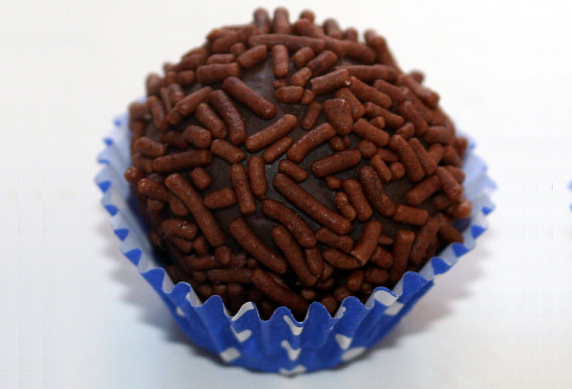
%> input picture Alimentos/Brigadeiro/B10.jpg, 572 x 389 px, given in place of A1.jpg, which was not available
$ octave hsv_comatrix_kmeans.m   (GNU Octave 9; MATLAB toolbox functions it lacks are replaced by stand-ins)
%> lines starting %> are read from the running program, lines starting %| are printed output that depends on the picture; pictures that were not available may be replaced by others from this repository, and a replacement may not be noted
clear; clc;
alimentos = ['A', 'F', 'B', 'M', 'P'];
qtd_img = [ 18, 15, 17, 14, 13];
img_size = 512;

for q = 1:5
    for n = 1:qtd_img(q)
        rgb = imread(strcat('Alimentos\', alimentos(q), '\', alimentos(q), num2str(n), '.jpg'));
%> rgb is the input picture: size 389x572x3 uint8; mean R, G, B 157.3, 147.2, 150.2
        rgb  = imresize(rgb, [img_size,img_size]);
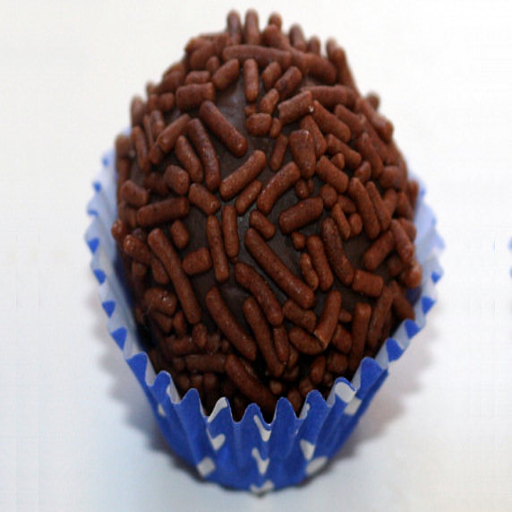
%> rgb: size 512x512x3 uint8; mean R, G, B 157.3, 147.2, 150.2

        hsv = rgb2hsv(rgb);
%> hsv: size 512x512x3 double; mean H, S, V 0.306, 0.302, 0.653
        h = hsv(:,:,1);
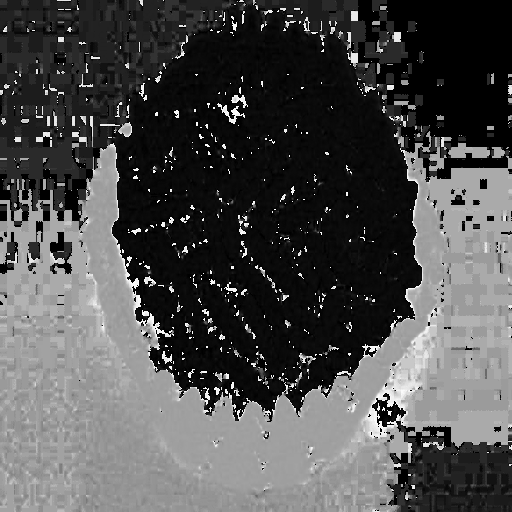
%> h: size 512x512 double; min 0, max 0.997, mean 0.306
        s = hsv(:,:,2);
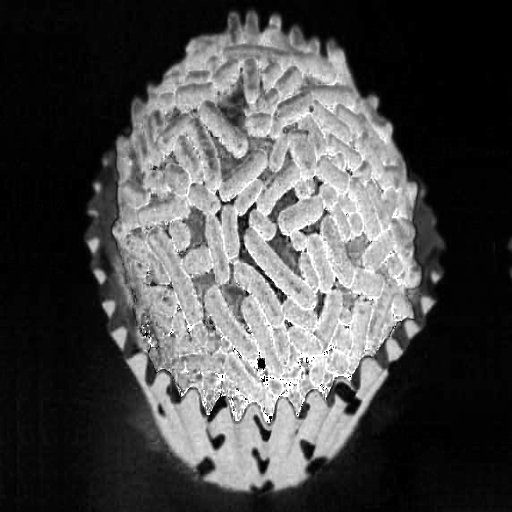
%> s: size 512x512 double; min 0, max 1, mean 0.302
        v = hsv(:,:,3);
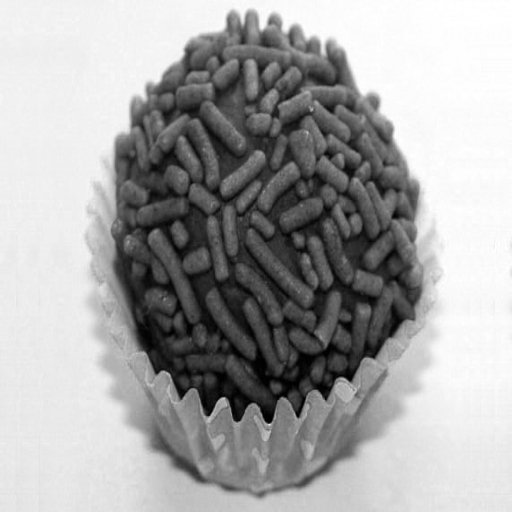
%> v: size 512x512 double; min 0, max 1, mean 0.653

        [GLCM,SI]= graycomatrix(h,'NumLevels',6);
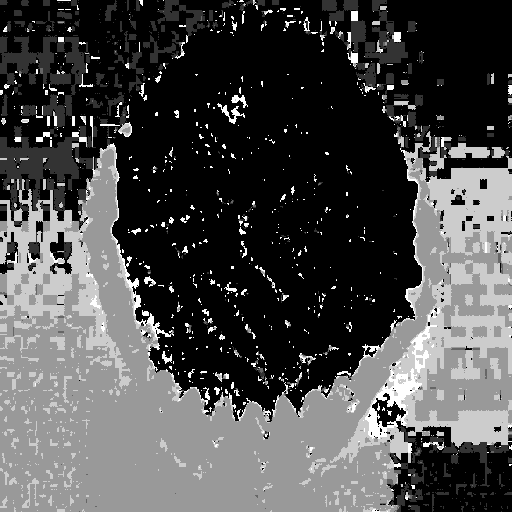
%> SI: size 512x512 double; min 1, max 6, mean 2.49; drawn with min black and max white
%> GLCM = [129503 2766 127 156 942 2382; 2780 13667 102 51 291 97; 120 126 374 174 62 24; 137 52 219 65065 3279 53; 1030 219 41 3179 25603 802; 2357 108 21 80 775 4868]
        SI = SI * 16;
        h = SI;
        nimg = [512, 512];
        for i=1:512
            for j=1:512
                nummaxi = mod(i+2,512)+1;
                nummaxj = mod(j+2,512)+1;
                nimg(i,j) = cont(h(i:nummaxi,j:nummaxj));
            end
        end
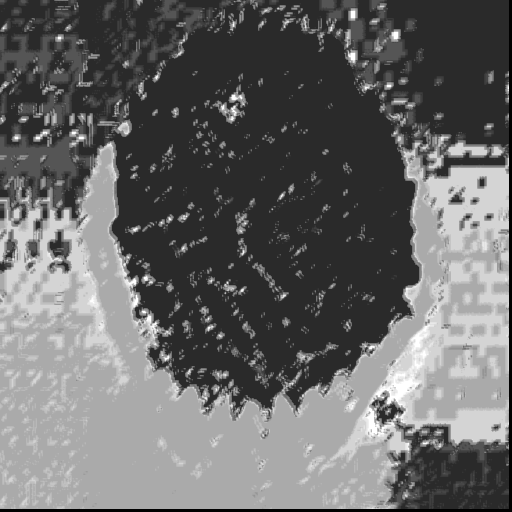
%> nimg: size 512x512 double; min 0, max 3840, mean 1573.5; drawn with min black and max white
        h = mat2gray(nimg);

        [GLCM,SI]= graycomatrix(s,'NumLevels',6);
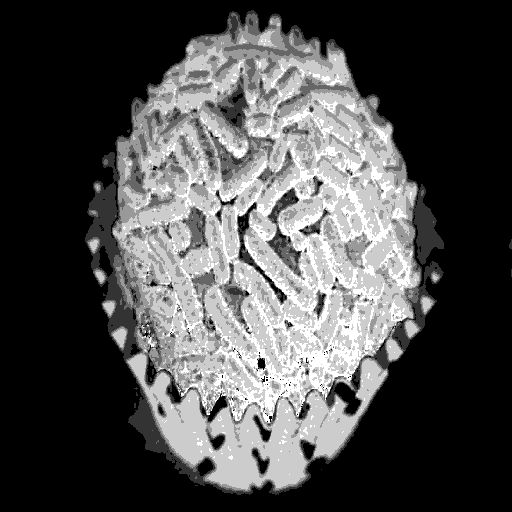
%> SI: size 512x512 double; min 1, max 6, mean 2.5; drawn with min black and max white
%> GLCM = [142918 1375 143 57 16 61; 1402 9094 1726 255 49 22; 95 1750 8636 2744 297 89; 44 277 2713 16119 5050 333; 17 39 303 5012 40925 4504; 76 31 90 349 4463 10558]
        SI = SI * 16;
        s = SI;
        nimg = [512, 512];
%> (the run ends here)
